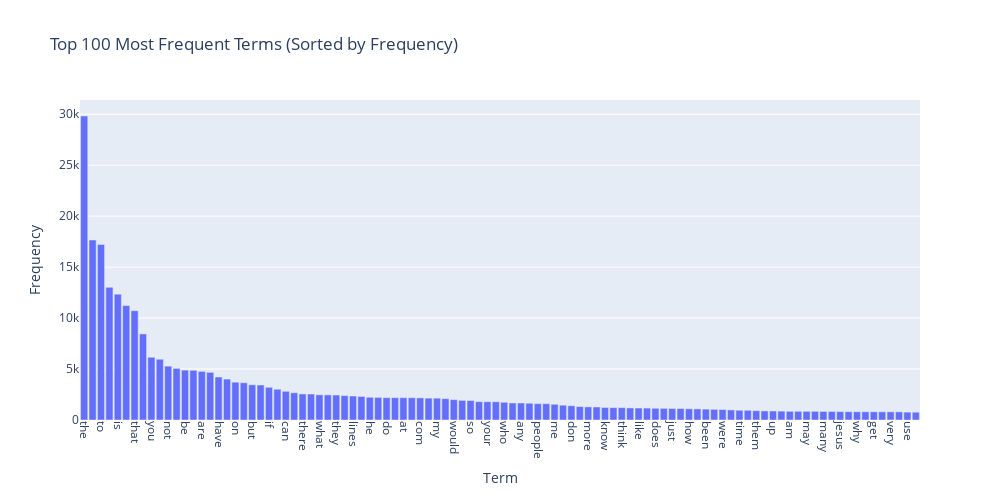

Notebook cell for this chart:
### Markdown cell above
### >>> **Exercise 14 (take home):** 
Additionally, you can attempt to sort the terms on the `x-axis` by frequency instead of in alphabetical order. This way the visualization is more meaninfgul and you will be able to observe the so called [long tail](https://en.wikipedia.org/wiki/Long_tail) (get familiar with this term since it will appear a lot in data mining and other statistics courses). see picture below

![alt txt](https://upload.wikimedia.org/wikipedia/commons/thumb/8/8a/Long_tail.svg/1000px-Long_tail.svg.png)

### Code cell
# Answer here
term_frequencies = np.asarray(X_counts.sum(axis=0))[0]# vectorize for get the terms most used

sorted_idx = np.argsort(term_frequencies)[::-1]# descending order of frecuency terms
top_n = 100

terms = count_vect.get_feature_names_out()[sorted_idx[:top_n]]# select top_n terms
freqs = term_frequencies[sorted_idx[:top_n]]
df_terms = pd.DataFrame({"term": terms, "frequency": freqs})

fig.update_layout(
    xaxis_tickangle=90,
    width=1000,
    height=500,
    bargap=0.15,
    font=dict(size=12)
)

fig.show()

### Figure 1 — Plotly figure (JSON) as saved in the notebook; plotly's stock layout.template omitted (floating-point values rounded to 4 significant figures)
{"data": [{"hovertemplate": "Term=%{x}<br>Frequency=%{y}<extra></extra>", "legendgroup": "", "marker": {"color": "#636efa", "pattern": {"shape": ""}}, "name": "", "orientation": "v", "showlegend": false, "textposition": "auto", "type": "bar", "x": ["the", "of", "to", "and", "is", "in", "that", "it", "you", "for", "not", "this", "be", "from", "are", "edu", "have", "as", "on", "with", "but", "or", "if", "was", "can", "we", "there", "by", "what", "subject", "they", "an", "lines", "one", "he", "god", "do", "organization", "at", "re", "com", "about", "my", "all", "would", "will", "so", "some", "your", "no", "who", "has", "any", "writes", "people", "which", "me", "article", "don", "his", "more", "other", "know", "when", "think", "their", "like", "university", "does", "out", "just", "only", "how", "also", "been", "than", "were", "then", "time", "because", "them", "posting", "up", "had", "am", "should", "may", "these", "many", "say", "jesus", "see", "why", "us", "get", "good", "very", "believe", "use", "such"], "xaxis": "x", "y": [29825, 17660, 17222, 13017, 12343, 11226, 10723, 8447, 6157, 5962, 5285, 5063, 4898, 4877, 4769, 4675, 4218, 4015, 3709, 3655, 3453, 3432, 3208, 3020, 2818, 2674, 2556, 2548, 2472, 2464, 2448, 2393, 2353, 2312, 2232, 2216, 2193, 2192, 2191, 2186, 2172, 2148, 2143, 2093, 2000, 1925, 1912, 1802, 1793, 1791, 1742, 1671, 1669, 1645, 1604, 1599, 1543, 1453, 1400, 1318, 1286, 1278, 1230, 1215, 1213, 1184, 1177, 1170, 1151, 1142, 1130, 1127, 1100, 1090, 1068, 1045, 1028, 989, 959, 952, 914, 892, 885, 870, 852, 851, 850, 850, 841, 840, 825, 814, 811, 808, 806, 805, 805, 803, 772, 766], "yaxis": "y"}], "layout": {"bargap": 0.15, "barmode": "relative", "font": {"size": 12}, "height": 500, "legend": {"tracegroupgap": 0}, "title": {"text": "Top 100 Most Frequent Terms (Sorted by Frequency)"}, "width": 1000, "xaxis": {"anchor": "y", "domain": [0, 1], "tickangle": 90, "title": {"text": "Term"}}, "yaxis": {"anchor": "x", "domain": [0, 1], "title": {"text": "Frequency"}}}}
